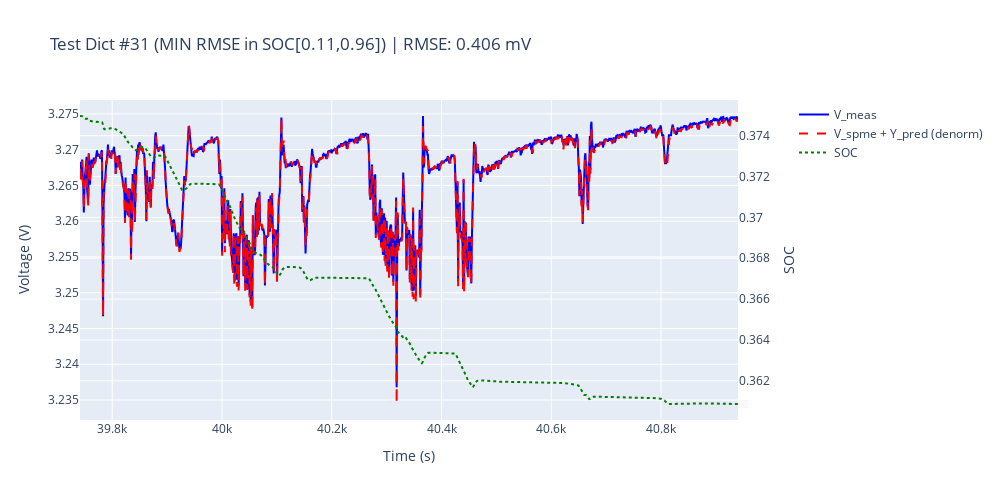
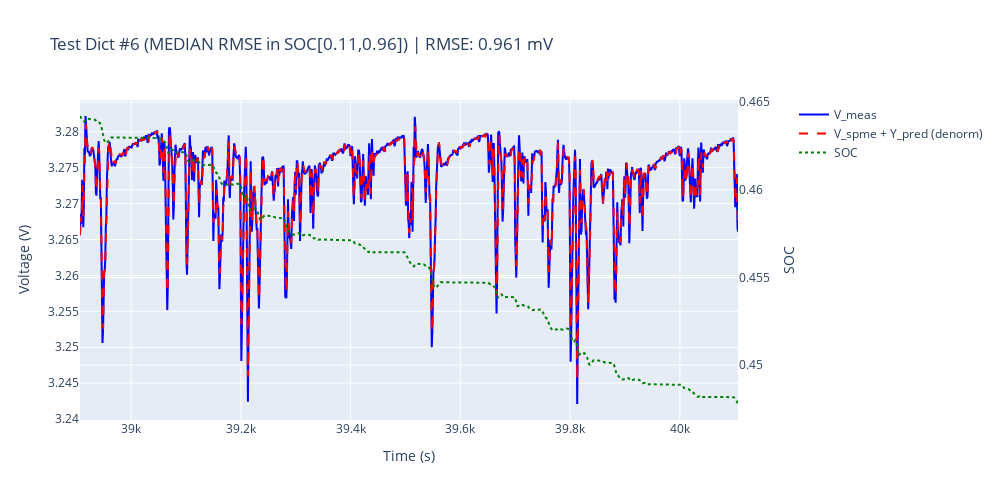
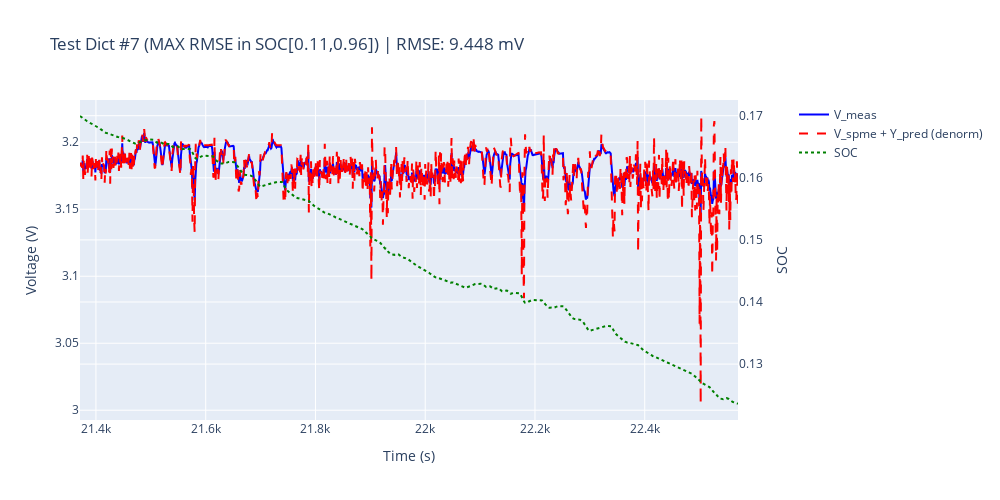

Notebook code cell kept with these figures, in order:
### Code cell
# ===== Load checkpoint and run simulation with best_model_batch_rmse1.70mV.pth =====
import numpy as np
import matplotlib.pyplot as plt
import torch
from torchdiffeq import odeint
from battery_ode_wrapper import BatteryODEWrapper
import plotly.graph_objects as go
from plotly.subplots import make_subplots

# Normalization params (from utils.py lines 265-275)
csn_bulk_norm = 30555
current_norm = 0.1
temperature_norm = 10
temperature_mean = 298.15
Y_mean = -0.015
Y_std = 0.004
ocv_mean = 3.28  # 96 - 12 % SOC only
ocv_std = 0.04   # 96 - 12 % SOC only 
Vref_mean = 3.28 - 0.015
Vref_std = 0.04

def denorm_Y(Y_norm):
    return Y_norm * Y_std + Y_mean

def calc_rmse(y_true, y_pred):
    return np.sqrt(np.mean((y_true - y_pred) ** 2))

# Load checkpoint
checkpoint_path = 'best_model_batch_rmse1.82mV.pth'
device = torch.device('cuda' if torch.cuda.is_available() else 'cpu')

print(f"Loading checkpoint from: {checkpoint_path}")
ode_wrapper_test = BatteryODEWrapper(device=device)
checkpoint = torch.load(checkpoint_path, map_location=device, weights_only=False)

if isinstance(checkpoint, dict) and 'model_state_dict' in checkpoint:
    ode_wrapper_test.load_state_dict(checkpoint['model_state_dict'], strict=False)
    training_info = checkpoint.get('training_info', {})
    print(f"✓ Checkpoint loaded successfully!")
    if training_info:
        print(f"  - Best RMSE: {training_info.get('best_rmse', 'N/A'):.2f}mV")
        print(f"  - Best epoch: {training_info.get('best_epoch', 'N/A')}")
else:
    ode_wrapper_test.load_state_dict(checkpoint, strict=False)
    print(f"✓ Checkpoint loaded successfully! (legacy format)")

ode_wrapper_test.to(device)
ode_wrapper_test.eval()

# ----- 1. Run simulation (배치) on test_dict_list -----
# 배치 inference (run NeuralODE for each dict)
test_sim_results = []
for idx, d in enumerate(test_dict_list):
    # 시뮬레이션 준비
    t = np.array(d['time'])
    t_tensor = torch.tensor(t, dtype=torch.float32, device=device)
    x0 = torch.tensor([[d['Y'][0]]], dtype=torch.float32, device=device)  # normalized Y
    
    # 입력 셋팅
    ode_wrapper_test.set_inputs(d)

    # 시뮬레이션
    with torch.no_grad():
        sol = odeint(ode_wrapper_test, x0, t_tensor, method='euler')
        Y_pred = sol[:, 0, 0].cpu().numpy()  # normalized
    test_sim_results.append(Y_pred)
    
# 'Y_pred'를 test_dict_list 각 dict에 넣어줌
for idx, d in enumerate(test_dict_list):
    d['Y_pred'] = test_sim_results[idx]  # normalized

# ----- 2. 각 dict 사용한 rmse 값 프린트 -----
rmse_values = []
mask_soc_range = []

for idx, d in enumerate(test_dict_list):
    # Denormalize Y (Vcorr)
    Y_pred_denorm = denorm_Y(np.array(d['Y_pred']))
    Y_true_denorm = denorm_Y(np.array(d['Y']))  # ground truth

    rmse = calc_rmse(Y_true_denorm, Y_pred_denorm)
    rmse_values.append(rmse)
    
    # SOC 마스킹 (0.11~0.96)
    soc = np.array(d['SOC'])
    mask = (soc >= 0.11) & (soc <= 0.96)
    mask_soc_range.append(mask)

    print(f"Test Dict {idx}: RMSE = {rmse * 1e3:.3f} mV (all points), "
          f"RMSE_in_SOC[0.11, 0.96] = {calc_rmse(Y_true_denorm[mask], Y_pred_denorm[mask]) * 1e3:.3f} mV "
          f"[points: {mask.sum()}]")

# 3. soc [0.11, 0.96] 사이 값들의 최소, median, 최대 RMSE dict의 전압값 프린트

rmse_soc_range = [
    calc_rmse(denorm_Y(np.array(d['Y'])[mask_soc_range[idx]]), denorm_Y(np.array(d['Y_pred'])[mask_soc_range[idx]]))
    for idx, d in enumerate(test_dict_list)
]
rmse_soc_range = np.array(rmse_soc_range)

# min, median, max 찾기
args_sorted = np.argsort(rmse_soc_range)
idx_min = args_sorted[0]
idx_median = args_sorted[len(rmse_soc_range) // 2]
idx_max = args_sorted[-1]

highlight_indices = [("min", idx_min), ("median", idx_median), ("max", idx_max)]

for label, idx in highlight_indices:
    d = test_dict_list[idx]
    mask = mask_soc_range[idx]

    V_meas = np.array(d['V_meas'])[mask]
    V_spme = np.array(d['V_spme'])[mask]
    Y_pred_d = denorm_Y(np.array(d['Y_pred']))[mask]
    SOC = np.array(d['SOC'])[mask]
    time = np.array(d['time'])[mask]

    # Create subplot with secondary y-axis
    fig = make_subplots(specs=[[{"secondary_y": True}]])
    
    # Left y-axis: Voltage
    fig.add_trace(
        go.Scatter(x=time, y=V_meas, name='V_meas', line=dict(color='blue', width=2)),
        secondary_y=False,
    )
    fig.add_trace(
        go.Scatter(x=time, y=V_spme + Y_pred_d, name='V_spme + Y_pred (denorm)', 
                  line=dict(color='red', width=2, dash='dash')),
        secondary_y=False,
    )
    
    # Right y-axis: SOC
    fig.add_trace(
        go.Scatter(x=time, y=SOC, name='SOC', line=dict(color='green', width=2, dash='dot')),
        secondary_y=True,
    )
    
    # Update axes labels
    fig.update_xaxes(title_text="Time (s)")
    fig.update_yaxes(title_text="Voltage (V)", secondary_y=False)
    fig.update_yaxes(title_text="SOC", secondary_y=True)
    
    # Update title
    fig.update_layout(
        title=f'Test Dict #{idx} ({label.upper()} RMSE in SOC[0.11,0.96]) | RMSE: {rmse_soc_range[idx]*1e3:.3f} mV',
        width=1000,
        height=500
    )
    
    fig.show()

### Figure 1 — Plotly figure (JSON) as saved in the notebook; plotly's stock layout.template omitted (floating-point values rounded to 4 significant figures; data arrays with more than 128 entries replaced by an {"elided": "..."} marker saying what was removed)
{"data": [{"line": {"color": "blue", "width": 2}, "name": "V_meas", "type": "scatter", "x": {"elided": "1201 float values"}, "xaxis": "x", "y": {"elided": "1201 float values"}, "yaxis": "y"}, {"line": {"color": "red", "dash": "dash", "width": 2}, "name": "V_spme + Y_pred (denorm)", "type": "scatter", "x": {"elided": "1201 float values"}, "xaxis": "x", "y": {"elided": "1201 float values"}, "yaxis": "y"}, {"line": {"color": "green", "dash": "dot", "width": 2}, "name": "SOC", "type": "scatter", "x": {"elided": "1201 float values"}, "xaxis": "x", "y": {"elided": "1201 float values"}, "yaxis": "y2"}], "layout": {"height": 500, "title": {"text": "Test Dict #31 (MIN RMSE in SOC[0.11,0.96]) | RMSE: 0.406 mV"}, "width": 1000, "xaxis": {"anchor": "y", "domain": [0, 0.94], "title": {"text": "Time (s)"}}, "yaxis": {"anchor": "x", "domain": [0, 1], "title": {"text": "Voltage (V)"}}, "yaxis2": {"anchor": "x", "overlaying": "y", "side": "right", "title": {"text": "SOC"}}}}

### Figure 2 — Plotly figure (JSON) as saved in the notebook; plotly's stock layout.template omitted (floating-point values rounded to 4 significant figures; data arrays with more than 128 entries replaced by an {"elided": "..."} marker saying what was removed)
{"data": [{"line": {"color": "blue", "width": 2}, "name": "V_meas", "type": "scatter", "x": {"elided": "1202 float values"}, "xaxis": "x", "y": {"elided": "1202 float values"}, "yaxis": "y"}, {"line": {"color": "red", "dash": "dash", "width": 2}, "name": "V_spme + Y_pred (denorm)", "type": "scatter", "x": {"elided": "1202 float values"}, "xaxis": "x", "y": {"elided": "1202 float values"}, "yaxis": "y"}, {"line": {"color": "green", "dash": "dot", "width": 2}, "name": "SOC", "type": "scatter", "x": {"elided": "1202 float values"}, "xaxis": "x", "y": {"elided": "1202 float values"}, "yaxis": "y2"}], "layout": {"height": 500, "title": {"text": "Test Dict #6 (MEDIAN RMSE in SOC[0.11,0.96]) | RMSE: 0.961 mV"}, "width": 1000, "xaxis": {"anchor": "y", "domain": [0, 0.94], "title": {"text": "Time (s)"}}, "yaxis": {"anchor": "x", "domain": [0, 1], "title": {"text": "Voltage (V)"}}, "yaxis2": {"anchor": "x", "overlaying": "y", "side": "right", "title": {"text": "SOC"}}}}

### Figure 3 — Plotly figure (JSON) as saved in the notebook; plotly's stock layout.template omitted (floating-point values rounded to 4 significant figures; data arrays with more than 128 entries replaced by an {"elided": "..."} marker saying what was removed)
{"data": [{"line": {"color": "blue", "width": 2}, "name": "V_meas", "type": "scatter", "x": {"elided": "1203 float values"}, "xaxis": "x", "y": {"elided": "1203 float values"}, "yaxis": "y"}, {"line": {"color": "red", "dash": "dash", "width": 2}, "name": "V_spme + Y_pred (denorm)", "type": "scatter", "x": {"elided": "1203 float values"}, "xaxis": "x", "y": {"elided": "1203 float values"}, "yaxis": "y"}, {"line": {"color": "green", "dash": "dot", "width": 2}, "name": "SOC", "type": "scatter", "x": {"elided": "1203 float values"}, "xaxis": "x", "y": {"elided": "1203 float values"}, "yaxis": "y2"}], "layout": {"height": 500, "title": {"text": "Test Dict #7 (MAX RMSE in SOC[0.11,0.96]) | RMSE: 9.448 mV"}, "width": 1000, "xaxis": {"anchor": "y", "domain": [0, 0.94], "title": {"text": "Time (s)"}}, "yaxis": {"anchor": "x", "domain": [0, 1], "title": {"text": "Voltage (V)"}}, "yaxis2": {"anchor": "x", "overlaying": "y", "side": "right", "title": {"text": "SOC"}}}}
